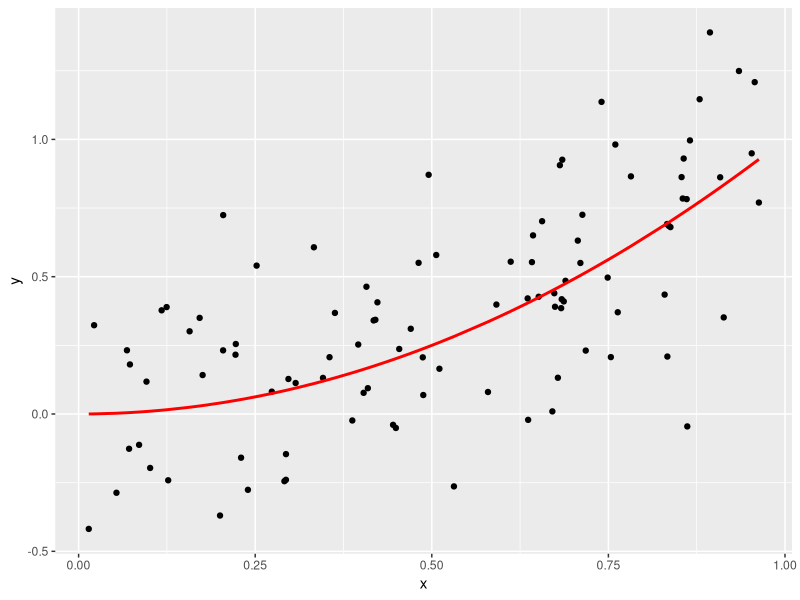
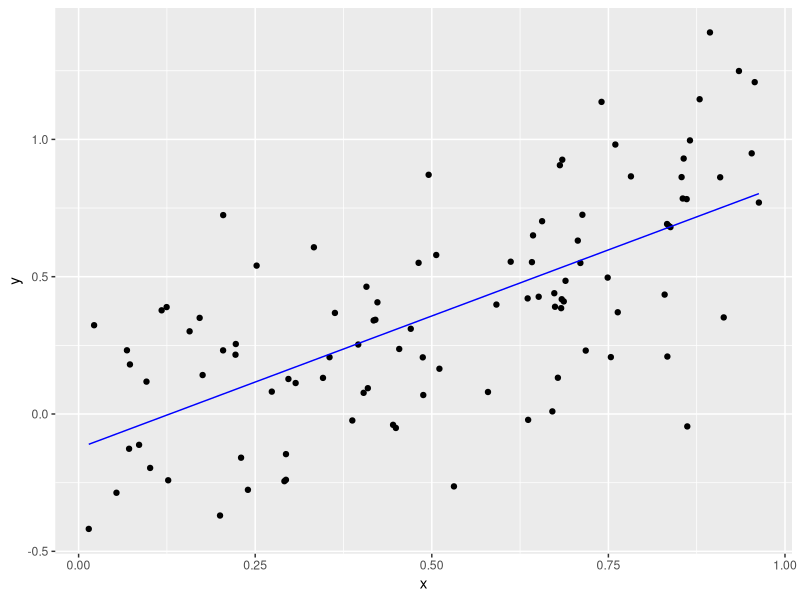

The R script that drew these images, in order: (Note: a time limit stopped this script after it produced the figures.)
# Setup -------------------------------------------------------------------
library(tidyverse)
library(broom)

# Let these be:
# -true function f(x) for a one-dimensional predictor x
# -the standard deviation of the true epsilon i.e. the noise
f <- function(x) {
  x^2
}
sigma <- 0.3

# This function generates a random sample. Random in terms of both
# -the predictor x
# -the amount of noise eps
generate_sample <- function(f, n_sim, sigma) {
  data_frame(
    x = runif(n = n_sim, min = 0, max = 1),
    f_x = f(x),
    eps = rnorm(n = n_sim, mean = 0, sd = sigma),
    y = f_x + eps
  )
}



# Generate Training Data via Sampling -------------------------------------
train_data <- generate_sample(f, n_sim = 100, sigma = sigma)

# The true model f(x) is in red. We observe points (x,y). Here we are pretending
# to know the exact break down of y into f(x) and eps
ggplot(train_data, aes(x=x)) +
  geom_point(aes(y=y)) +
  geom_line(aes(y=f_x), col="red", size=1)

# In a realistic situation, we only know x & y, not f(x) & eps. So we should
# remove them
train_data <- train_data %>%
  select(x, y)



# Generate Test Data, Fit Model, and Get Predictions -------------------

# 1. Generate test data via sampling. Recall in test data, we only have the
# predictors x:
test_data <- generate_sample(f, n_sim = 100, sigma = sigma) %>%
  select(x)

# 2. Fit Model: Simple linear regression
model <- lm(y ~ x, data = train_data)
train_data_augmented <- model %>%
  augment() %>%
  tbl_df()
# Plot fitted model to training data
ggplot(data=train_data_augmented, aes(x=x)) +
  geom_point(aes(y=y)) +
  geom_line(aes(y=.fitted), col="blue")

# 3. Get Predictions
# Note: we use augment(newdata=BLAH) here, since it works. This is equivalent
# to using the predict() function.
predictions <- model %>%
  augment(newdata=test_data) %>%
  tbl_df() %>%
  .[[".fitted"]]



# Main For Loop -------------------------------------------------
set.seed(76)
n_sim <- 10000

# Create new test data: a single point
x0 <- 0.95
test_data <- data_frame(x=x0)

# Save predictions here
predictions <- rep(0, n_sim)

for(i in 1:n_sim) {
  # FILL THIS IN:
  # Sample new train data:
  train_data <- generate_sample(f, n_sim = n_sim, sigma = sigma)
  
  # Fit the model:
  model_loop <- lm(y ~ x, data = train_data)
  train_data_augmented_loop <- model_loop %>%
    augment(newdata=test_data) %>%
    tbl_df()
  # Get predictions
  predictions[i] <- train_data_augmented_loop$.fitted
    # yhat = fhat(x) at point x0
  
  
  if(i %% 100 == 0){
    print(i)
  }
}

# Pull the Curtain! Reveal truth: i.e. show all components we really know, but
# pretended not to:
set.seed(76)
truth <- data_frame(
  x = rep(x0, n_sim),
  f_x = f(x),
  eps = rnorm(n = n_sim, mean = 0, sd = 0.3),
  y = f_x + eps
  )

# Add predictions
truth <- truth %>%
  mutate(y_hat=predictions)

# Compute MSE, (Avg Bias of f_hat)^2, Variance of f_hat, sigma^2:

# Avg MSE over n_sim values
MSE <- summarise(truth, mse = mean((y-y_hat)^2))
MSE
# (Avg bias of f_hat)^2
bias <- summarise(truth, avg_bias_squared = (mean(y-y_hat))^2)
bias
# Variance of f_hat
variance <- summarise(truth, variance = var(y_hat))
variance
# sigma^2
sigma^2

# The sum of (average bias of f_hat)^2 + variance of f_hat + sigma^2 is approximately
# equal to the Mean Square Error
bias$avg_bias_squared + variance$variance + sigma^2
MSE
